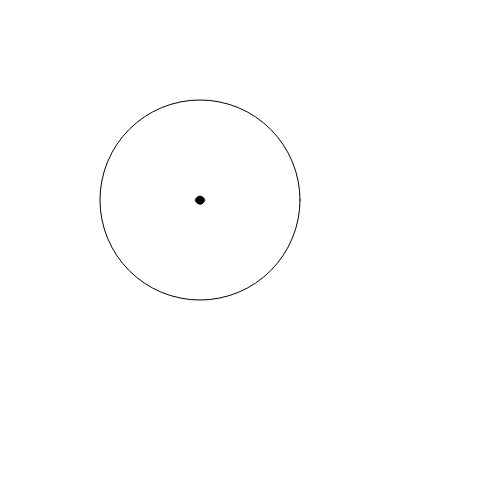
Frame 1 (no input)
Frame 2 (the mouse pressed at the canvas centre, redrawn once): identical to frame 1, image omitted

The p5.js sketch that drew this single still picture (run headless with seeded random() and noise() and a simulated clock; the mouse was pressed at the canvas centre and the sketch redrawn once):

// p5.js sketch
// ── sketch.js
let cnv;

function setup() {
  cnv = createCanvas(500, 500);
}

function draw() {
  background(255);
  color(0);
  circle(200, 200, 200);
  loadPixels();
  floodfill(200,200, color(255), color(0));
  noLoop();
}

function floodfill(x, y, targetColor, replaceColor) {
  q = [];
  q.push({x: x, y: y});
  let i=0;
  do  {
    i++;
    if (x>windowWidth || x<0) continue;
    if (y>windowHeight || y<0) continue;
    let p = q[0];
    q.shift();
    let pos = getPos(p.x, p.y);
    let r = pixels[pos];
    let g = pixels[pos+1];
    let b = pixels[pos+2];
    let tr = red(targetColor);
    let tg = green(targetColor);
    let tb = blue(targetColor);
    if (r == tr && g == tg && b == tb) {
      stroke(replaceColor);
      point(p.x, p.y);
      q.push({x: p.x+1, y: p.y});
      q.push({x: p.x-1, y: p.y});
      q.push({x: p.x, y: p.y+1});
      q.push({x: p.x, y: p.y-1});
    }
  } while (q.length && i<1000)
}

function getPos(x, y) {
      return (x + (y * windowWidth)) * 4;
}
